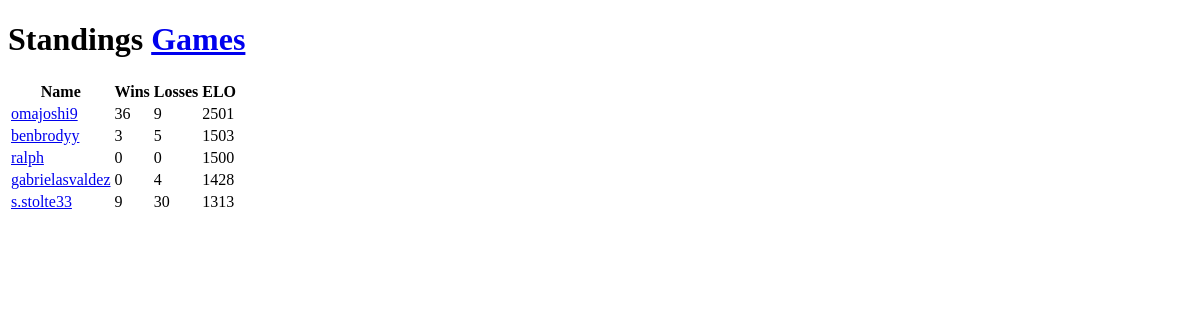
/, run on an earlier commit of the app's database.
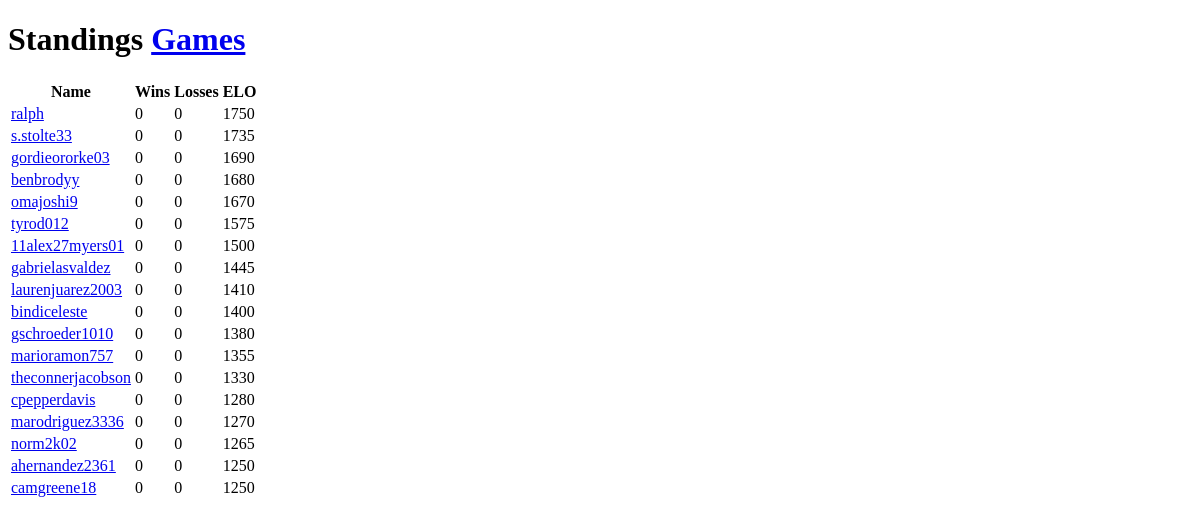
And on a later commit of the database.
### standings/models.py (models this page shows, shortened)
class Player(models.Model):
    name = models.CharField(max_length=200, unique=True)
    id = models.CharField(max_length=200, primary_key=True)
    elo = models.IntegerField(default=1500)

### standings/views.py (the view)
# urls.py: path('', views.IndexView.as_view(), name='index'),
class IndexView(generic.ListView):
    template_name = 'standings/index.html'
    context_object_name = 'standings'
    def get_queryset(self):
        return Player.objects.annotate(wins=Count('winners', distinct=True), losses=Count('losers', distinct=True)).order_by('-elo')

### standings/templates/standings/index.html (shortened to what this page needs)
{% extends "standings/base.html" %}
{% block content %}
<h1>Standings <a href="{% url 'standings:games' %}">Games</a></h1>
<table>
  <tr>
    <th>Name</th>
    <th>Wins</th>
    <th>Losses</th>
    <th>ELO</th>
  </tr>
{% for player in standings %}
  <tr>
    <td><a href="{% url 'standings:player' player.name %}">{{ player.name }}</a></td>
    <td>{{ player.wins }}</td>
    <td>{{ player.losses }}</td>
    <td>{{ player.elo }}</td>
  </tr>
{% endfor %}
</table>
{% endblock %}

What changed in the data, as far as the page shows it:
changed Player "ralph": elo "1500" → "1750"; moves up the list
changed Player "s.stolte33": wins "9" → "0"; losses "30" → "0"; elo "1313" → "1735"; moves up the list
added Player: name "gordieororke03", wins "0", losses "0", elo "1690"
changed Player "benbrodyy": wins "3" → "0"; losses "5" → "0"; elo "1503" → "1680"; moves down the list
changed Player "omajoshi9": wins "36" → "0"; losses "9" → "0"; elo "2501" → "1670"
added Player: name "tyrod012", wins "0", losses "0", elo "1575"
added Player: name "11alex27myers01", wins "0", losses "0", elo "1500"
changed Player "gabrielasvaldez": losses "4" → "0"; elo "1428" → "1445"
added Player: name "laurenjuarez2003", wins "0", losses "0", elo "1410"
added Player: name "bindiceleste", wins "0", losses "0", elo "1400"
added Player: name "gschroeder1010", wins "0", losses "0", elo "1380"
added Player: name "marioramon757", wins "0", losses "0", elo "1355"
added Player: name "theconnerjacobson", wins "0", losses "0", elo "1330"
added Player: name "cpepperdavis", wins "0", losses "0", elo "1280"
added Player: name "marodriguez3336", wins "0", losses "0", elo "1270"
added Player: name "norm2k02", wins "0", losses "0", elo "1265"
added Player: name "ahernandez2361", wins "0", losses "0", elo "1250"
added Player: name "camgreene18", wins "0", losses "0", elo "1250"
